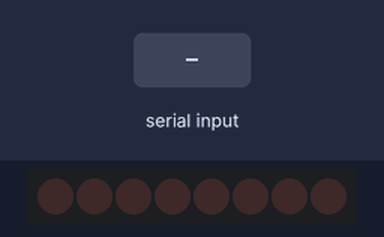
This sketch was run on a simulated Arduino Uno, built with avr-gcc and run on an emulated ATmega328P. Parts: 8 shift-register outputs drawn as a row of LEDs (first output left, lit = HIGH). Wiring (inferred from the names in the program): shift register (74HC595): data pin 11; shift clock pin 12; latch pin 8. Wiring (inferred from the signals the program sends): row of LEDs: on Q0, Q1, Q2, Q3, Q4, Q5, Q6, Q7. Inputs (shaded band) come from the test bench. What the sketch prints to the serial monitor is not drawn.

Above: at 1.2 s.
1.3 s: "90,45\n" received over Serial
At 3.1 s:
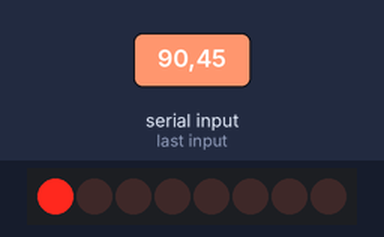
6.8 s: "30,150\n" received over Serial
At 8.1 s:
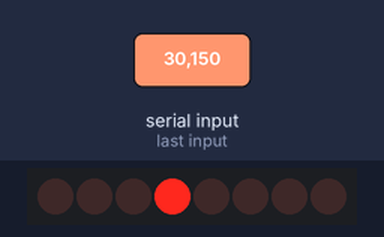
12.8 s: "200\n" received over Serial
At 14.6 s:
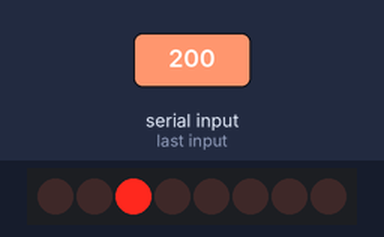
15.8 s: "5\n" received over Serial
At 18.7 s:
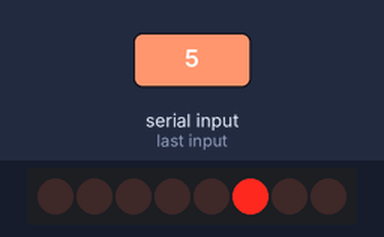
18.8 s: "90\n" received over Serial
At 21.1 s:
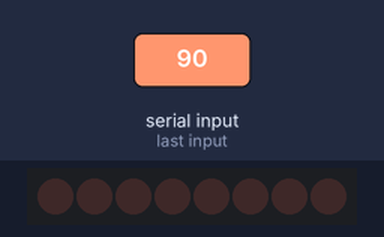
Timing chart, 0 to 22.8 s (numbered marks = the images above; inputs shaded):
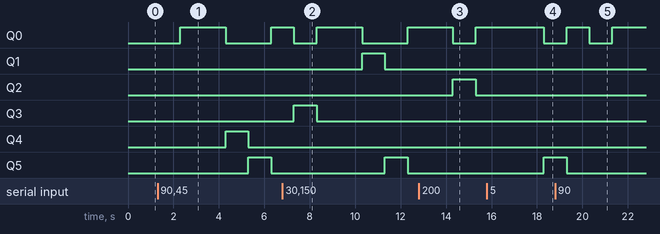

Measured:
- after the input at 1.3 s, Q0: LOW → HIGH after 1.0 s, → LOW 2.0 s later, → HIGH 2.0 s later; Q4: LOW → HIGH after 3.0 s, → LOW 1.0 s later; Q5: LOW → HIGH after 4.0 s, → LOW 1.0 s later
- after the input at 6.8 s, Q0: HIGH → LOW after 0.50 s, → HIGH 1.0 s later, → LOW 2.0 s later, → HIGH 2.0 s later; Q1: LOW → HIGH after 3.5 s, → LOW 1.0 s later; Q3: LOW → HIGH after 0.50 s, → LOW 1.0 s later; Q5: LOW → HIGH after 4.5 s, → LOW 1.0 s later
- after the input at 12.8 s, Q0: HIGH → LOW after 1.5 s, → HIGH 1.0 s later; Q2: LOW → HIGH after 1.5 s, → LOW 1.0 s later
- after the input at 15.8 s, Q0: HIGH → LOW after 2.5 s; Q5: LOW → HIGH after 2.5 s

The sketch:

lecture2-shiftregister.ino
```cpp
const int latchPin = 8;
const int clockPin = 12;
const int dataPin = 11;

void setup()
{
    pinMode(latchPin, OUTPUT);
    pinMode(dataPin, OUTPUT);
    pinMode(clockPin, OUTPUT);
    Serial.begin(9600);
    Serial.println("reset");
}

void loop()
{
    if (Serial.available() > 0)
    {
        int bitToSet = Serial.read() - 48;
        registerWrite(bitToSet, HIGH);
    }
}

void registerWrite(int whichPin, int whichState)
{
    byte bitsToSend = 0;
    digitalWrite(latchPin, LOW);
    bitWrite(bitsToSend, whichPin, whichState);
    shiftOut(dataPin, clockPin, MSBFIRST, bitsToSend);
    digitalWrite(latchPin, HIGH);
    delay(1000);
}
```
